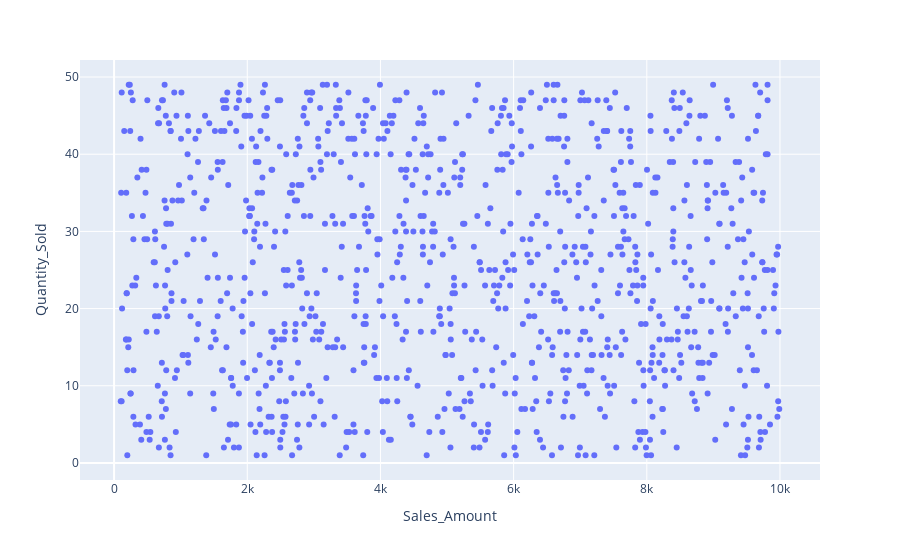

Notebook code for this chart:
### Code cell
px.scatter(dados, x='Sales_Amount', y='Quantity_Sold')

### Figure 1 — Plotly figure (JSON) as saved in the notebook; plotly's stock layout.template omitted (floating-point values rounded to 4 significant figures; data arrays with more than 128 entries replaced by an {"elided": "..."} marker saying what was removed)
{"data": [{"hovertemplate": "Sales_Amount=%{x}<br>Quantity_Sold=%{y}<extra></extra>", "legendgroup": "", "marker": {"color": "#636efa", "symbol": "circle"}, "mode": "markers", "name": "", "orientation": "v", "showlegend": false, "type": "scatter", "x": {"elided": "1000 float values"}, "xaxis": "x", "y": {"elided": "1000 int values"}, "yaxis": "y"}], "layout": {"legend": {"tracegroupgap": 0}, "margin": {"t": 60}, "xaxis": {"anchor": "y", "domain": [0, 1], "title": {"text": "Sales_Amount"}}, "yaxis": {"anchor": "x", "domain": [0, 1], "title": {"text": "Quantity_Sold"}}}}
